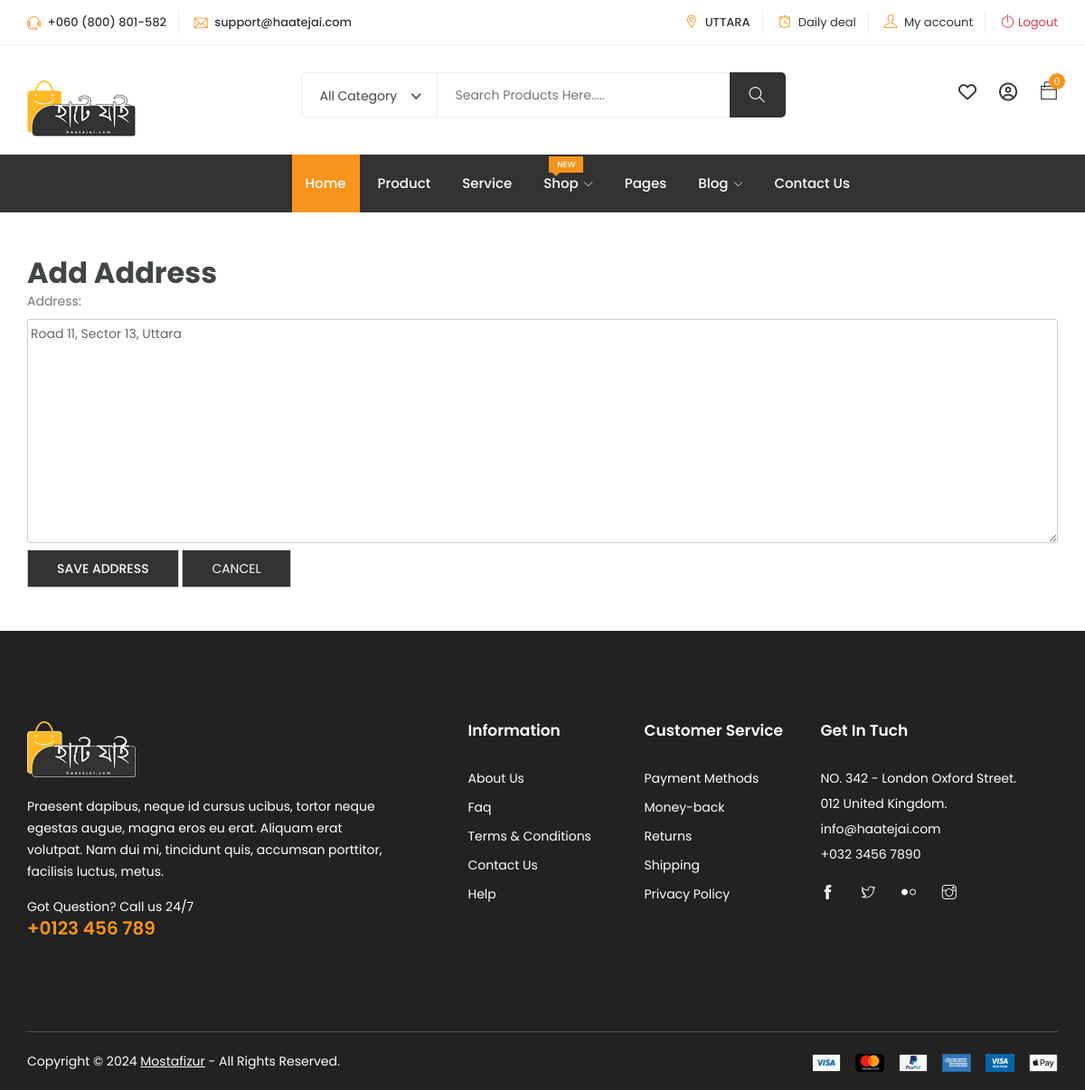
Page /accounts/add-address/ (signed in) on the earlier database version.
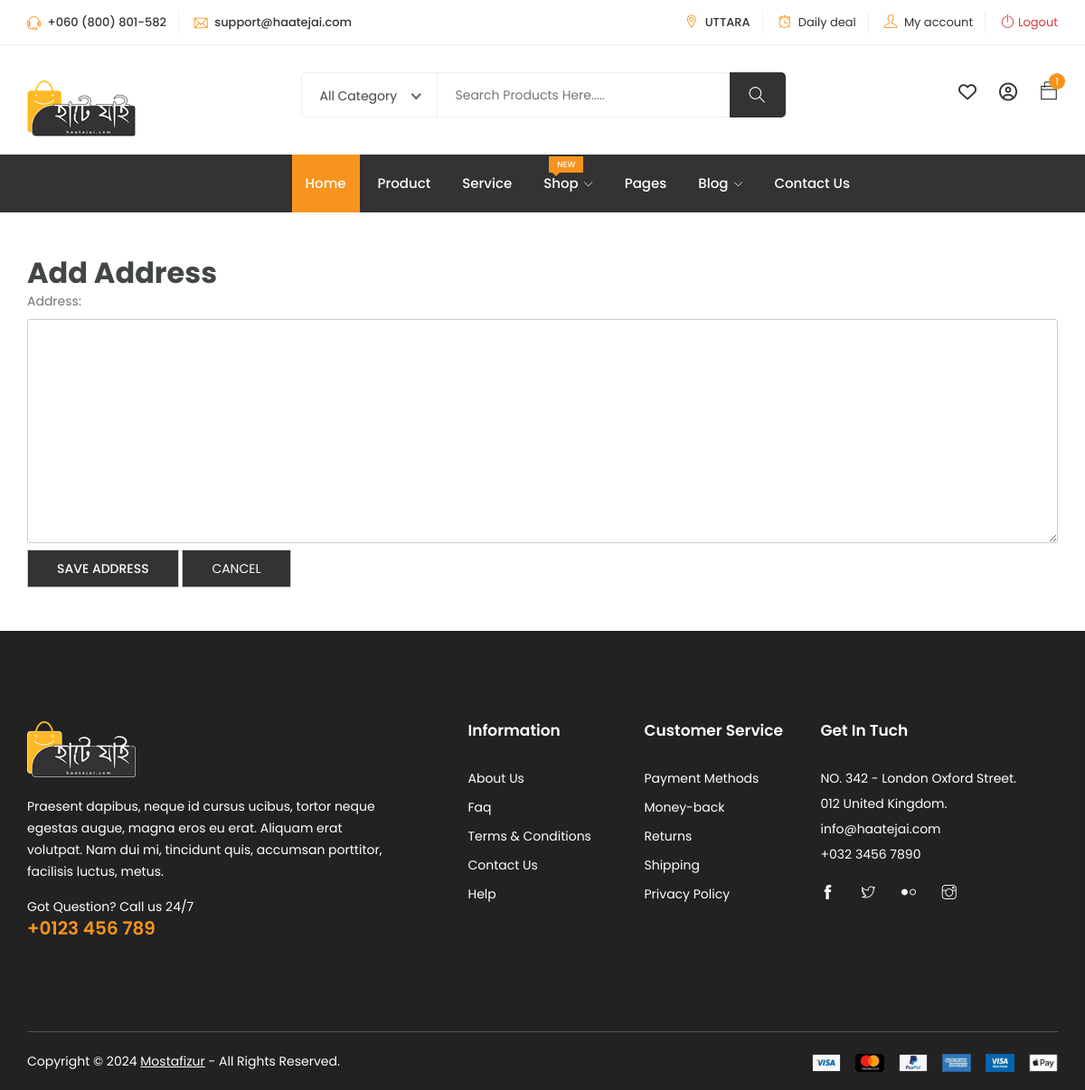
Same page on the later database version.
### profiles/models.py (models this page shows, shortened)
class UserAccount(models.Model):
    GENDER_CHOICES = [
        ('Male', 'Male'),
        ('Female', 'Female'),
    ]
    TYPE_CHOICES = [
        ('Super', 'Super'),
        ('Regular', 'Regular'),
        ('Below Average', 'Below Average'),
    ]
    LOCATION_CHOICES = [
        ('Uttara', 'UTTARA'),
        ('Mirpur', 'MIRPUR'),
        ('Dhanmondi', 'DHANMONDI'),
    ]
    images = [
        'https://img.freepik.com/free-photo/androgynous-avatar-non-binary-queer-person_23-2151100207.jpg',
        'https://img.freepik.com/free-photo/cartoon-character-with-handbag-sunglasses_71767-99.jpg',
        'https://img.freepik.com/free-photo/anime-style-character-space_23-2151134190.jpg',
        'https://img.freepik.com/premium-photo/poster-anime-character-with-fiery-background_943629-32000.jpg',
        'https://img.freepik.com/free-photo/androgynous-avatar-non-binary-queer-person_23-2151100183.jpg'
    ]
    user = models.OneToOneField(User, related_name='account', on_delete=models.CASCADE)
    type = models.CharField(max_length=20, blank=True, choices=TYPE_CHOICES, default="Regular")
    verify = models.BooleanField(default=False)
    created_on = models.DateField(auto_now_add=True, null=True, blank=True)
    image = models.URLField(blank=True, null=True, default=random.choice(images))
    gender = models.CharField(max_length=20, blank=True, choices=GENDER_CHOICES)
    mobile = models.CharField(max_length=14, blank=True)
    points = models.IntegerField(null=True, blank=True, default=0)
    age = models.IntegerField(null=True, blank=True)
    hometown = models.CharField(max_length=20)
    address = models.TextField(blank=True)
    current_location = models.CharField(max_length=20, blank=True, choices=LOCATION_CHOICES, default="UTTARA")
    description = models.TextField(blank=True)

class CartItem(models.Model):
    cart = models.ForeignKey(Cart, related_name='items', on_delete=models.CASCADE)
    product = models.ForeignKey(Products, related_name='cart_items', on_delete=models.CASCADE)
    quantity = models.IntegerField(default=1)

class Cart(models.Model):
    user = models.ForeignKey(User, related_name='cart_account', on_delete=models.CASCADE)
    complete = models.BooleanField(default=False, blank=True)
    complete_date = models.DateTimeField(null=True, blank=True)
    pending_date = models.DateTimeField(null=True, blank=True)
    active = models.BooleanField(default=True, blank=True, null=True)
    created_at = models.DateTimeField(auto_now_add=True, null=True, blank=True)

### profiles/views.py (the view)
# urls.py: path('add-address/', add_address, name='add_address'),
@login_required
def add_address(request):
    user_account = get_object_or_404(UserAccount, user=request.user)
    if request.method == 'POST':
        form = AddressForm(request.POST, instance=user_account)
        if form.is_valid():
            form.save()
            return redirect('checkout')  # Redirect to the cart or any other page after saving
    else:
        form = AddressForm(instance=user_account)  # Load the current user's address if any
    return render(request, 'add_address.html', {'form': form})

### profiles/forms.py
class AddressForm(forms.ModelForm):
    class Meta:
        model = UserAccount
        fields = ['address']

### profiles/templates/add_address.html (shortened to what this page needs)
{% extends 'base.html' %}
{% block content %}
<div class="container my-5">
    <h2>Add Address</h2>
    <form method="POST">
        {{ form.as_p }}
        <button type="submit" class="btn">Save Address</button>
        <button type="submit" class="btn"><a class="my-3" href="{% url 'checkout' %}" class="text-danger">Cancel</a></button>
    </form>
</div>
{% endblock %}

### templates/navbar.html (shortened to what this page needs)
{% load static %}
	<header class="header shop w-100">
		<div class="topbar w-100">
			<div class="container">
				<div class="row">
					<div class="col-lg-5 col-md-12 col-12">
						<div class="top-left">
							<ul class="list-main">
								<li><i class="ti-headphone-alt"></i> +060 (800) 801-582</li>
								<li><i class="ti-email"></i> support@haatejai.com</li>
							</ul>
						</div>
					</div>
					<div class="col-lg-7 col-md-12 col-12">
						<div class="right-content">
							<ul class="list-main">
								{% if data.current_location %}
								<li><i class="ti-location-pin"></i> {{data.current_location}}</li>
								{% else %}
								<li><i class="ti-location-pin"></i> Uttara</li>
								{% endif %}
								<li><i class="ti-alarm-clock"></i> <a href="#">Daily deal</a></li>
								<li><i class="ti-user"></i> <a href="{% url 'profile' %}">My account</a></li>
								{% if request.user.is_authenticated %}
								<li><i class="ti-power-off text-danger"></i><a class="text-danger" href="{% url 'logout' %}">Logout</a></li>
								{% else %}
								<li><i class="ti-power-off text-success"></i><a class="text-success" href="{% url 'login' %}">Login</a></li>
								{% endif %}
							</ul>
						</div>
					</div>
				</div>
			</div>
		</div>
		<div class="middle-inner">
			<div class="container">
				<div class="row">
					<div class="col-lg-2 col-md-2 col-12">
						<div class="logo">
							<a href="{% url 'home' %}"><img class="w-100" src="{% static 'images/logo_main.png' %}" alt="logo"></a>
						</div>
					</div>
					<div class="col-lg-8 col-md-7 col-12">
						<div class="search-bar-top">
							<div class="search-bar">
								<form>
									<input name="search" placeholder="Search Products Here....." type="search">
									<button class="btnn"><i class="ti-search"></i></button>
								</form>
							</div>
						</div>
					</div>
					<div class="col-lg-2 col-md-3 col-12">
						<div class="right-bar d-flex align-items-center">
							<div class="sinlge-bar d-none d-md-block">
									<a href="#" class="single-icon"><i class="fa fa-heart-o" aria-hidden="true"></i></a>
							</div>
							<div class="sinlge-bar d-none d-md-block">
									<a href="#" class="single-icon"><i class="fa fa-user-circle-o" aria-hidden="true"></i></a>
							</div>
							<div class="sinlge-bar shopping">
									<a href="#" class="single-icon"><i class="ti-bag"></i>
											<span class="total-count">{{ cart_items.all|length }}</span>
									</a>
							</div>
					</div>
					</div>
				</div>
			</div>
		</div>
		<div class="header-inner">
			<div class="container">
				<div class="cat-nav-head">
					<div class="row">
						<div class="col-lg-3">
						</div>
						<div class="col-lg-9 col-12">
							<div class="menu-area">
								<nav class="navbar navbar-expand-lg">
									<div class="navbar-collapse">
										<div class="nav-inner">
											<ul class="nav main-menu menu navbar-nav">
													<li class="active"><a href="{% url 'home' %}">Home</a></li>
													<li><a href="#">Product</a></li>
													<li><a href="#">Service</a></li>
													<li><a href="#">Shop<i class="ti-angle-down"></i><span class="new">New</span></a>
													</li>
													<li><a href="#">Pages</a></li>
													<li><a href="#">Blog<i class="ti-angle-down"></i></a>
													</li>
													<li><a href="contact.html">Contact Us</a></li>
												</ul>
										</div>
									</div>
								</nav>
							</div>
						</div>
					</div>
				</div>
			</div>
		</div>
	</header>

Differences in the rows shown:
changed UserAccount "UTTARA": address "Road 11, Sector 13, Uttara" → (not shown)
added CartItem: all|length "1"
Other differences:
{{ cart_items.all|length }}: "0" → (not shown)
